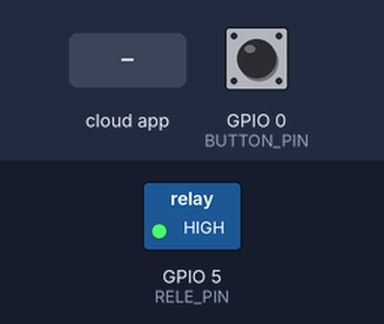
Recording of a program running on a simulated ESP8266 (NodeMCU). Shown: switched loads named in the program (green lamp = pin HIGH). Dashed ring = blinking. Inputs (shaded band) come from the test bench; at power-on: GPIO 0 (BUTTON_PIN) HIGH. WiFi joins after 1.5 s; servers stay silent unless stated; what the program prints to the serial monitor is not drawn.

Above: at 2.7 s.
2.8 s: GPIO 0 (BUTTON_PIN) pulled LOW for 3.2 s
At 3.6 s:
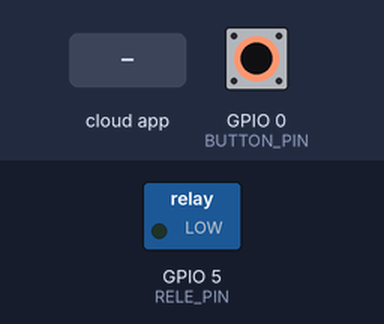
9.0 s: the phone or cloud app sets 651df6b7ddaa8861a119b778 to 1
At 9.3 s:
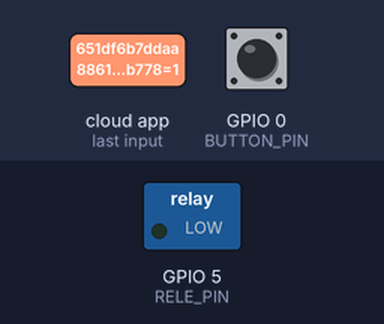
10.5 s: GPIO 0 (BUTTON_PIN) pulled LOW for 0.15 s
At 11.7 s:
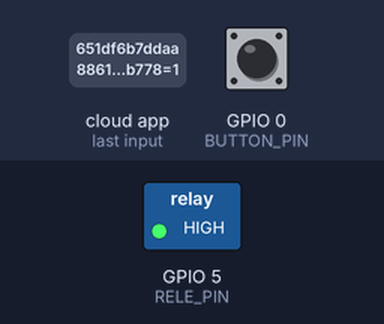
12.1 s: GPIO 0 (BUTTON_PIN) pulled LOW for 1 s
At 13.1 s:
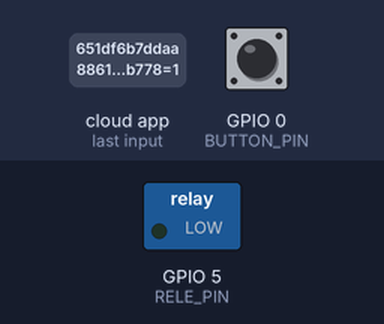
Timing chart, 0 to 15.1 s (numbered marks = the images above; inputs shaded):
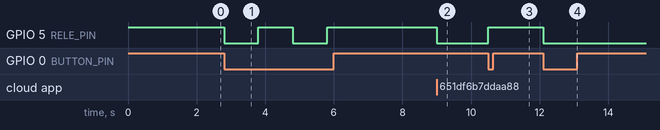

The program:

main.cpp
```cpp
// Inclui as bibliotecas necessárias
#include <Arduino.h>
#include <ESP8266WiFi.h>
#include <SinricPro.h>
#include <SinricProSwitch.h>
// Define constantes para conexão Wi-Fi e SinricPro
#define WIFI_SSID "Andre's Galaxy S20 FE"
#define WIFI_PASS "andre122"
#define APP_KEY "176ba8c7-b164-40f4-98bd-453e23a35951"
#define APP_SECRET "2435d08d-3431-4730-9517-71264561baae-88c8d2e5-f377-48be-a586-0e6c87bf00fa"
#define SWITCH_ID "651df6b7ddaa8861a119b778"
#define BAUD_RATE 9600
// Define os pinos GPIO para o botão e o rele
#define BUTTON_PIN 0 // GPIO para o BOTÃO (inverso: LOW = pressionado, HIGH = liberado)
#define RELE_PIN 5
bool myPowerState = false; // Indica o estado atual do dispositivo (ligado/desligado)
unsigned long lastBtnPress = 0; // Última vez que o botão foi pressionado (usado para debounce)
// Esta função é chamada quando o dispositivo é controlado remotamente via SinricPro
bool onPowerState(const String &deviceId, bool &state) {
// Exibe no Serial Monitor o estado atual
Serial.printf("Device %s turned %s (via SinricPro) \r\n", deviceId.c_str(), state?"on":"off");
myPowerState = state;
// Define o estado do rele com base no estado do dispositivo (Operador Ternário)
digitalWrite(RELE_PIN, myPowerState?LOW:HIGH);
return true;
}
// Esta função trata a pressão do botão físico
void handleButtonPress() {
unsigned long actualMillis = millis();
if (digitalRead(BUTTON_PIN) == LOW && actualMillis - lastBtnPress > 1000) {
myPowerState = !myPowerState;
digitalWrite(RELE_PIN, myPowerState?LOW:HIGH);
// Envia o novo estado para o servidor SinricPro
SinricProSwitch& mySwitch = SinricPro[SWITCH_ID];
mySwitch.sendPowerStateEvent(myPowerState);
Serial.printf("Device %s turned %s (manually via flashbutton)\r\n",
mySwitch.getDeviceId().c_str(), myPowerState?"on":"off");
lastBtnPress = actualMillis;
}
}
// Função para conectar o ESP8266 ao Wi-Fi
void setupWiFi() {
    Serial.printf("\r\n[Wifi]: Connecting");
WiFi.begin(WIFI_SSID, WIFI_PASS);
while (WiFi.status() != WL_CONNECTED) {
Serial.printf(".");
delay(250);
}
Serial.printf("connected!\r\n[WiFi]: IP-Address is %s\r\n", WiFi.localIP().toString().c_str());
}
// Função para configurar a conexão com SinricPro
void setupSinricPro() {
SinricProSwitch& mySwitch = SinricPro[SWITCH_ID];
mySwitch.onPowerState(onPowerState);
// Configura callbacks para a conexão com SinricPro
SinricPro.onConnected([](){ Serial.printf("Connected to SinricPro\r\n"); });
SinricPro.onDisconnected([](){ Serial.printf("Disconnected from SinricPro\r\n"); });
SinricPro.begin(APP_KEY, APP_SECRET);
}
// Função principal de configuração
void setup() {
pinMode(BUTTON_PIN, INPUT_PULLUP);
pinMode(RELE_PIN, OUTPUT);
digitalWrite(RELE_PIN, HIGH);
Serial.begin(BAUD_RATE);
setupWiFi();
setupSinricPro();
}
// Loop principal
void loop() {
handleButtonPress();
SinricPro.handle(); // Constantemente verifica e trata solicitações da plataforma SinricPro
}
```

Measured:
- after the input at 2.8 s, GPIO 5 (RELE_PIN): alternates HIGH for 1.0 s and LOW for 1.0 s, 4 changes in all, then stays HIGH, starting at once
- after the input at 9.0 s, GPIO 5 (RELE_PIN): HIGH → LOW at once
- after the input at 10.5 s, GPIO 5 (RELE_PIN): LOW → HIGH at once
- after the input at 12.1 s, GPIO 5 (RELE_PIN): HIGH → LOW at once
